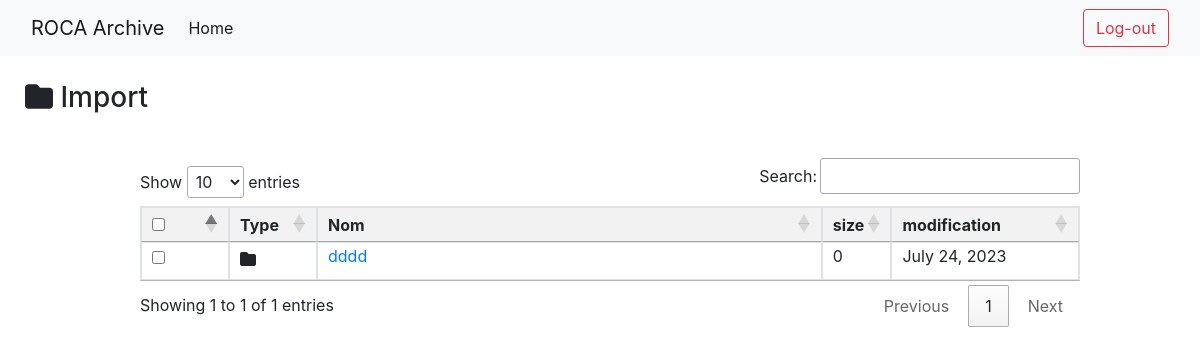
Before: /Import/ (signed in) with the older database file.
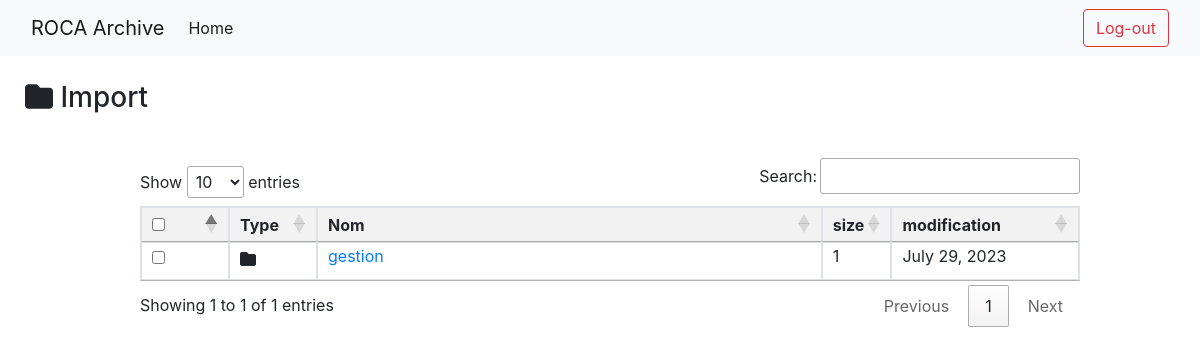
After: the same page with the newer database file.
### Arch_App/models.py (models this page shows, shortened)
class Dossier(models.Model):
    id = models.AutoField(primary_key=True,)
    nom = models.CharField(max_length=100)
    size = models.IntegerField(default=0)
    modification = models.DateField(auto_now=True)
    departement = models.ForeignKey(Departement, on_delete=models.CASCADE)
    get_class = 'dossier'

### Arch_App/views.py (the view)
# urls.py: path('<str:nom_departement>/', views.departementDetails, name='departementDetails'),
def departementDetails(request, nom_departement):
  if str(request.user) == 'AnonymousUser':
    return redirect('login')
  dossiers = Dossier.objects.filter(departement__nom=nom_departement)
  for dossier in dossiers:
    dossier.size = dossier.fichier_set.count()
  return render(request, 'departement/details.html', {'dossiers': dossiers, 'nom': nom_departement})

### Arch_App/templates/departement/details.html (shortened to what this page needs)
{% extends "departement/base.html" %}
{% block content %}
    <h3 style="padding: 5px;margin: 20px;"><i class="fas fa-folder"> </i> {{ nom }} </h3>
{% endblock %}
{% block body %}
    <div class="w-100 m-10 p-10" style="padding-left:120px;padding-right:120px">
        <div class="mb-2">
          {% csrf_token %}
        </div>
        <table class="table table-bordered table-stripped table-sm" id="mainTable" style="line-height:11px">
          <thead>
            <tr>
              <th class="checkbox-col" ><input type="checkbox" id="select-all"></th>
              <th class="folder-col">Type</th>
              <th class="name-col">Nom</th>
              <th class="item-col">size</th>
              <th class="date-col" style="width: 1%;">modification</th>
            </tr>
          </thead>
          <tbody>
            {% for dossier in dossiers %}
              <tr>
                <td class="checkbox-col">
                  {% if dossier.get_class == 'dossier' %}
                    <input class="checkBox_Dossier" id="checkBox_Dossier{{dossier.id}}" data-dossier_id="{{dossier.id}}" data-is_dossier="true" type="checkbox">
                  {% else %}
                    <input class="checkBox_Dossier" id="checkBox_Dossier{{dossier.id}}" data-dossier_id="{{dossier.id}}" data-is_dossier="false" type="checkbox">
                  {% endif %}
                </td>
                <td class="folder-icon">
                  {% if dossier.get_class == 'dossier' %}
                    <i class="fas fa-folder"></i>
                  {% else %}
                    <i class="fas fa-file"></i>
                    <span style="opacity: 0 ;font-size: 0px;">Fichier</span>
                  {% endif %}
                </td>
                <td >
                  {% if dossier.get_class == 'dossier' %}
                    <a href="/details/{{ dossier.id }}">{{dossier.nom}}</a>
                  {% else %}
                    <a href="/details_file/{{ dossier.id }}">{{dossier.nom}}</a>
                  {% endif %}
                </td>
                <td>{{dossier.size}}</td>
                <td style="width:20% ">{{dossier.modification}}</td>
              </tr>
            {% endfor %}
          </tbody>
        </table>
      </div>
{% endblock %}

Changed rows visible on the page:
removed Dossier: nom "dddd", size "0", modification "July 24, 2023"
added Dossier: nom "gestion", size "1", modification "July 29, 2023"
